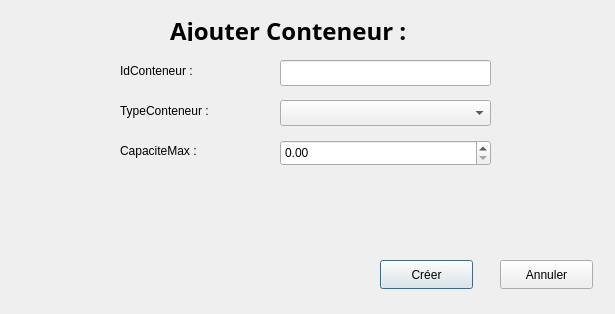
<?xml version="1.0" encoding="UTF-8"?>
<ui version="4.0">
 <class>ajouterconteneur</class>
 <widget class="QDialog" name="ajouterconteneur">
  <property name="geometry">
   <rect>
    <x>0</x>
    <y>0</y>
    <width>615</width>
    <height>314</height>
   </rect>
  </property>
  <property name="windowTitle">
   <string>Dialog</string>
  </property>
  <widget class="QLabel" name="Titre">
   <property name="geometry">
    <rect>
     <x>170</x>
     <y>20</y>
     <width>281</width>
     <height>21</height>
    </rect>
   </property>
   <property name="font">
    <font>
     <family>Sitka</family>
     <pointsize>18</pointsize>
     <bold>true</bold>
     <underline>true</underline>
    </font>
   </property>
   <property name="text">
    <string>Ajouter Conteneur :</string>
   </property>
  </widget>
  <widget class="QLabel" name="IdConteneur">
   <property name="geometry">
    <rect>
     <x>120</x>
     <y>60</y>
     <width>101</width>
     <height>21</height>
    </rect>
   </property>
   <property name="text">
    <string>IdConteneur :</string>
   </property>
  </widget>
  <widget class="QComboBox" name="TypeConteneur_2">
   <property name="geometry">
    <rect>
     <x>280</x>
     <y>100</y>
     <width>211</width>
     <height>26</height>
    </rect>
   </property>
  </widget>
  <widget class="QLabel" name="CapaciteMax">
   <property name="geometry">
    <rect>
     <x>120</x>
     <y>140</y>
     <width>101</width>
     <height>21</height>
    </rect>
   </property>
   <property name="text">
    <string>CapaciteMax :</string>
   </property>
  </widget>
  <widget class="QDoubleSpinBox" name="CapaciteMax_2">
   <property name="geometry">
    <rect>
     <x>280</x>
     <y>140</y>
     <width>211</width>
     <height>26</height>
    </rect>
   </property>
  </widget>
  <widget class="QLineEdit" name="IdConteneur_2">
   <property name="geometry">
    <rect>
     <x>280</x>
     <y>60</y>
     <width>211</width>
     <height>26</height>
    </rect>
   </property>
  </widget>
  <widget class="QLabel" name="TypeConteneur">
   <property name="geometry">
    <rect>
     <x>120</x>
     <y>100</y>
     <width>101</width>
     <height>21</height>
    </rect>
   </property>
   <property name="text">
    <string>TypeConteneur :</string>
   </property>
  </widget>
  <widget class="QPushButton" name="Creer">
   <property name="geometry">
    <rect>
     <x>380</x>
     <y>260</y>
     <width>93</width>
     <height>29</height>
    </rect>
   </property>
   <property name="text">
    <string>Créer</string>
   </property>
  </widget>
  <widget class="QPushButton" name="Annuler">
   <property name="geometry">
    <rect>
     <x>500</x>
     <y>260</y>
     <width>93</width>
     <height>29</height>
    </rect>
   </property>
   <property name="text">
    <string>Annuler</string>
   </property>
  </widget>
 </widget>
 <resources/>
 <connections/>
</ui>
